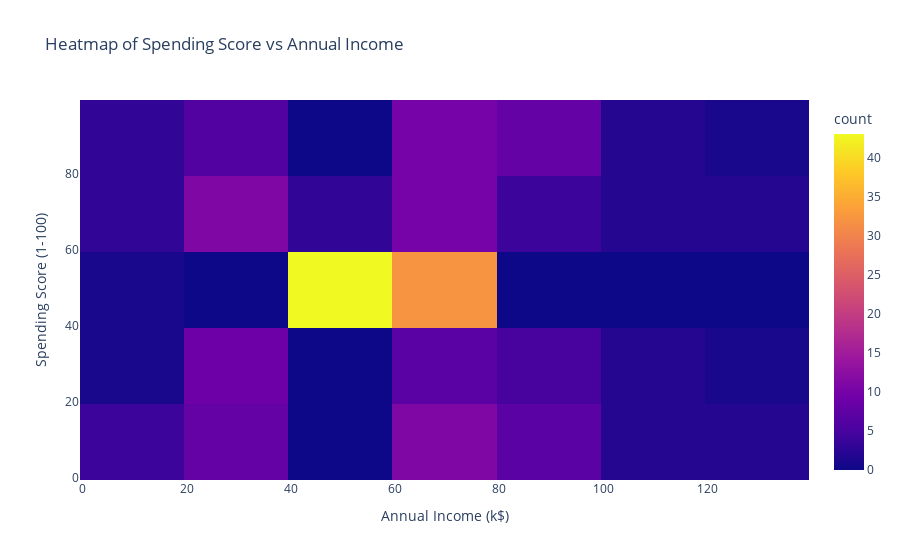

The notebook cell saved with this chart:
### Code cell
# Q 2 Are there any correlations between the AnnualIncome and SpendingScore? If so, how strong is the relationship?


# Create a 2D histogram (heatmap)
import plotly.express as px

# Create a 2D histogram (heatmap)
fig = px.density_heatmap(df, x='Annual Income (k$)', y='Spending Score (1-100)',
                          title='Heatmap of Spending Score vs Annual Income',
                          labels={'Annual Income': 'Annual Income', 'Spending Score': 'Spending Score'},
                          histfunc='count')

# Show the plot
fig.show()

### Figure 1 — Plotly figure (JSON) as saved in the notebook; plotly's stock layout.template omitted (floating-point values rounded to 4 significant figures; data arrays with more than 128 entries replaced by an {"elided": "..."} marker saying what was removed)
{"data": [{"coloraxis": "coloraxis", "histfunc": "count", "hovertemplate": "Annual Income (k$)=%{x}<br>Spending Score (1-100)=%{y}<br>count=%{z}<extra></extra>", "name": "", "type": "histogram2d", "x": {"elided": "200 int values"}, "xaxis": "x", "xbingroup": "x", "y": {"elided": "200 int values"}, "yaxis": "y", "ybingroup": "y"}], "layout": {"coloraxis": {"colorbar": {"title": {"text": "count"}}, "colorscale": [[0, "#0d0887"], [0.1111, "#46039f"], [0.2222, "#7201a8"], [0.3333, "#9c179e"], [0.4444, "#bd3786"], [0.5556, "#d8576b"], [0.6667, "#ed7953"], [0.7778, "#fb9f3a"], [0.8889, "#fdca26"], [1, "#f0f921"]]}, "legend": {"tracegroupgap": 0}, "title": {"text": "Heatmap of Spending Score vs Annual Income"}, "xaxis": {"anchor": "y", "domain": [0, 1], "title": {"text": "Annual Income (k$)"}}, "yaxis": {"anchor": "x", "domain": [0, 1], "title": {"text": "Spending Score (1-100)"}}}}
